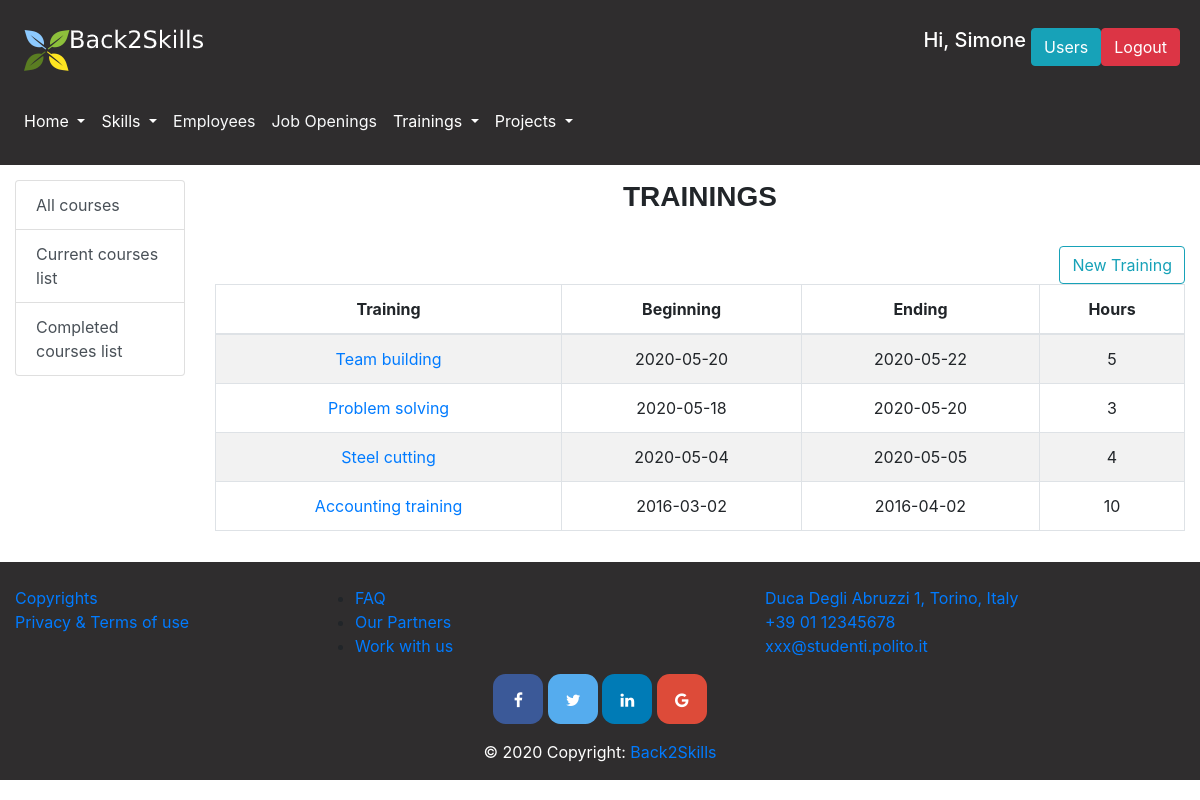
Page /trainings/all (signed in) on the committed database.
### database.py (models this page shows, shortened)
class User(db.Model):
    __tablename__ = 'user'
    id = db.Column(db.Integer, primary_key=True)
    name = db.Column(db.String)
    surname = db.Column(db.String)
    email = db.Column(db.String, nullable=False, unique=True)
    password = db.Column(db.String, nullable=False)
    admin = db.Column(db.Boolean)
    project = db.Column(db.Integer, db.ForeignKey('project.id'))
    @property
    def is_authenticated(self):
        return True

class Training(db.Model):
    __tablename__ = 'training'
    id = db.Column(db.Integer, primary_key=True)
    name = db.Column(db.String)
    starting_Date = db.Column(db.Date)
    ending_Date = db.Column(db.Date)
    hours = db.Column(db.Integer)
    skill = db.relationship("Skill", secondary="training_skill")
    employee = db.relationship("Employee", secondary="employee_training")
    closed = db.Column(db.Boolean)

### app.py (the view, shortened to what this page needs)
@app.route('/trainings',methods=['POST'])
@app.route('/trainings/<period>')
@login_required
def trainings(period="all"):
    skills=get_skills()
    if period == "past":
         trainings_list = get_past_trainings()
    elif period == "current":
         trainings_list = get_current_trainings()
    else:
         trainings_list= get_trainings()
    trainings_list.sort(key=lambda x: x.starting_Date, reverse=True)
    ranges=[1,2,3,4,5,6,7,8,9,10]
    return render_template('trainings.html',skills=skills,trainings_list=trainings_list,range=ranges)

### app.py (called while the page is built)
@login_manager.user_loader
def load_user(user_id):
    return get_user_by_id(user_id)

@app.after_request
def add_header(r):
    r.headers["Cache-Control"] = "no-cache, no-store, must-revalidate"
    r.headers["Pragma"] = "no-cache"
    r.headers["Expires"] = "0"
    r.headers['Cache-Control'] = 'public, max-age=0'
    return r

### database.py (called while the page is built)
def get_user_by_id(user_id):
    return User.query.filter(User.id==user_id).first()

def get_skills():
    skills=Skill.query.all()
    skills.sort(key=lambda x: x.name)
    return skills

def get_trainings():
    trainings=Training.query.all()
    trainings.sort(key=lambda x: x.name)
    return trainings

### templates/trainings.html (shortened to what this page needs)
{% extends "layout.html" %}
{% block pageContent %}
    <div class="row">
        <div class="col-md-2">
            <div class="content-section">
                <div class="list-group">
                    <a href="/trainings/all" class="list-group-item list-group-item-action">All courses</a>
                    <a href="/trainings/current" class="list-group-item list-group-item-action">Current courses list</a>
                    <a href="/trainings/past" class="list-group-item list-group-item-action">Completed courses list</a>
                </div>
            </div>
        </div>
        <div class="col-md-10">
            {% block sectionContent %}
                <h3 class="section-title">{{ period }} trainings </h3>
                <br/>
                {% if current_user.is_authenticated and current_user.admin %}
                    <button type="button" class="btn btn-outline-info float-right" data-toggle="modal" data-target="#newTrainingModal">
                        New Training
                    </button>
                    <br/>
                {% endif %}
                <div class="table-responsive">
                    <table class="table table-hover table-bordered table-striped text-center">
                        <thead>
                        <tr>
                            <th scope="col">Training</th>
                            <th scope="col">Beginning</th>
                            <th scope="col">Ending</th>
                            <th scope="col">Hours</th>
                        </tr>
                        </thead>
                        <tbody>
                        {% for training in trainings_list %}
                            <tr>
                                <td><a href="/training/{{ training.id }}"> {{ training.name }} </a></td>
                                <td>{{ training.starting_Date }}</td>
                                <td>{{ training.ending_Date }}</td>
                                <td>{{ training.hours }}</td>
                            </tr>
                        {% endfor %}
                        </tbody>
                    </table>
                </div>
                </div>
                </div>
            {% endblock %}
{% endblock %}

### templates/layout.html (shortened to what this page needs)
<!DOCTYPE html>
<html lang="en">
<head>
    <link rel="stylesheet" href="{{ url_for('static',filename='css/bootstrap.css') }}" >
    <link rel="stylesheet" href="{{ url_for('static',filename='css/bootstrap-override.css') }}" >
</head>
<body>
<header>
    <nav class="navbar navbar-expand-lg navbar-light light-dark" id="loginNavbar">
        <a class="navbar-brand" href="/home"><img src="/static/images/Logosmallwhite.png" alt=""></a>
        {% if current_user.is_authenticated%}
            <div class="btn-group ml-auto mr-1">
                <h5 style="color: white; margin-right: 5px;">Hi, {{ current_user.name }}</h5>
                {% if current_user.admin %}
                    <a href="/users"><button class="btn btn-info">Users</button></a>
                {% else %}
                    {% if current_user.project %}
                        <a href="/project/{{ current_user.project }}"><button class="btn btn-info">Your project</button></a>
                    {% endif %}
                {% endif %}
                <form action="/logout" method="POST">
                    <button type="submit" class="btn btn-danger">Logout</button>
                </form>
            </div>
        {% else %}
            <a href="/login" class="btn btn-info ml-auto mr-1" role="button">Login</a>
        {% endif %}
    </nav>
    <nav class="navbar navbar-expand-lg navbar-light text-white light-dark" id="menuNavbar">
        <div class="collapse navbar-collapse" id="navbarSupportedContent">
            <ul class="navbar-nav mr-auto">
                <li class="nav-item dropdown ">
                    <a class="nav-link dropdown-toggle text-white" href="#" id="homepageDropdown" role="button" data-toggle="dropdown" aria-haspopup="true" aria-expanded="false">
                        Home
                    </a>
                </li>
                <li class="nav-item dropdown">
                    <a class="nav-link dropdown-toggle text-white" href="/skills" id="skillsDropdown" role="button" data-toggle="dropdown" aria-haspopup="true" aria-expanded="false">
                        Skills
                    </a>
                </li>
                <li class="nav-item">
                    <a class="nav-link" href="/employees" id="employeesButton" role="button" aria-haspopup="true" aria-expanded="false" >
                        <p class="text-light"> Employees</p>
                    </a>
                </li>
                <li class="nav-item">
                    <a class="nav-link" href="/jobs" id="jobsButton" role="button" aria-haspopup="true" aria-expanded="false">
                        <p class="text-light">Job Openings</p>
                    </a>
                </li>
                <li class="nav-item dropdown">
                    <a class="nav-link dropdown-toggle text-white" href="#" id="trainingsDropdown" role="button" data-toggle="dropdown" aria-haspopup="true" aria-expanded="false">
                        Trainings
                    </a>
                </li>
                <li class="nav-item dropdown">
                    <a class="nav-link dropdown-toggle text-white" href="#" id="projectsDropdown" role="button" data-toggle="dropdown" aria-haspopup="true" aria-expanded="false">
                        Projects
                    </a>
                </li>
            </ul>
        </div>
    </nav>
</header>
<main role="main" id="main-container">
    {% block pageContent %}
    {% endblock %}
</main>
<footer class="page-footer font-small light-dark pt-4">
    <div class="container-fluid text-center text-md-left">
        <div class="row">
            <div class="col-md-3 mb-md-0 mb-3">
                <ul class="list-unstyled">
                    <li>
                        <a href="#">Copyrights</a>
                    </li>
                    <li>
                        <a href="#">Privacy & Terms of use</a>
                    </li>
                </ul>
            </div>
            <div class="col-md-3 mb-md-0 mb-3">
                <ul>
                    <li>
                        <a href="/faq" role="button">FAQ</a>
                    </li>
                    <li>
                        <a href="#">Our Partners</a>
                    </li>
                    <li>
                        <a href="#">Work with us</a>
                    </li>
                </ul>
            </div>
            <div class="col-md-3 mx-auto">
                <ul class="list-unstyled">
                    <li>
                        <a href="#!">Duca Degli Abruzzi 1, Torino, Italy</a>
                    </li>
                    <li>
                        <a href="#!">+39 01 12345678</a>
                    </li>
                    <li>
                        <a href="#!">xxx@studenti.polito.it</a>
                    </li>
                </ul>
            </div>
        </div>
    </div>
    <div class="container">
        <div class="mx-auto" style="width: 400px;">
            <link rel="stylesheet" href="https://cdnjs.cloudflare.com/ajax/libs/font-awesome/4.7.0/css/font-awesome.min.css">
            <div class=" text-center">
                <a href="#" class="fa fa-facebook" style="font-size: medium"></a>
                <a href="#" class="fa fa-twitter" style="font-size: medium"></a>
                <a href="#" class="fa fa-linkedin" style="font-size: medium"></a>
                <a href="#" class="fa fa-google" style="font-size: medium"></a>
            </div>
        </div>
    </div>
    <div class="footer-copyright text-white text-center py-3">© 2020 Copyright:
        <a href=""> Back2Skills</a>
    </div>
</footer>
</body>
</html>

### rows in the picture
User: name "Simone"
Training: name "Team building", starting_Date "2020-05-20", ending_Date "2020-05-22", hours "5"
Training: name "Problem solving", starting_Date "2020-05-18", ending_Date "2020-05-20", hours "3"
Training: name "Steel cutting", starting_Date "2020-05-04", ending_Date "2020-05-05", hours "4"
Training: name "Accounting training", starting_Date "2016-03-02", ending_Date "2016-04-02", hours "10"
